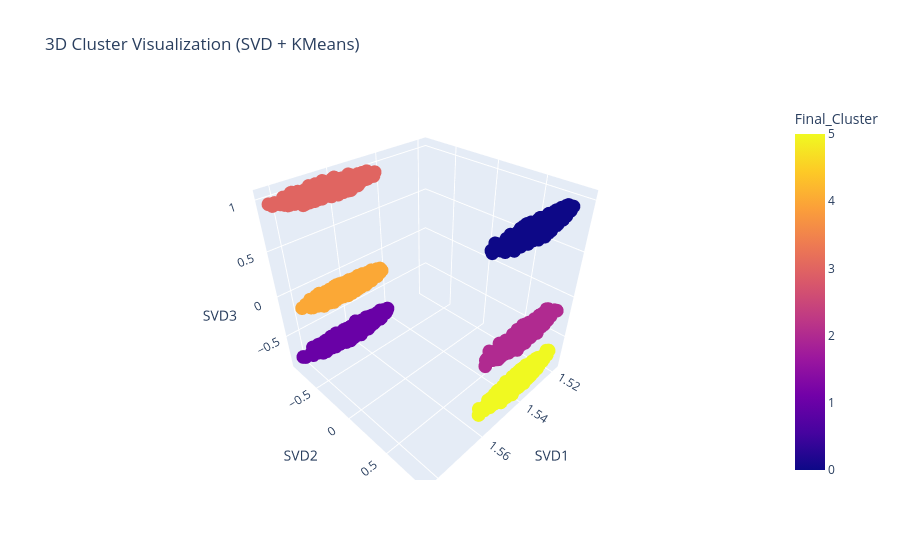

Here is the notebook cell this chart was saved with:
### Code cell
import plotly.express as px

fig = px.scatter_3d(
    df,
    x="SVD1",
    y="SVD2",
    z="SVD3",
    color="Final_Cluster",
    title="3D Cluster Visualization (SVD + KMeans)"
)

fig.show()

### Figure 1 — Plotly figure (JSON) as saved in the notebook; plotly's stock layout.template omitted (floating-point values rounded to 4 significant figures; data arrays with more than 128 entries replaced by an {"elided": "..."} marker saying what was removed)
{"data": [{"hovertemplate": "SVD1=%{x}<br>SVD2=%{y}<br>SVD3=%{z}<br>Final_Cluster=%{marker.color}<extra></extra>", "legendgroup": "", "marker": {"color": {"elided": "9000 int values"}, "coloraxis": "coloraxis", "symbol": "circle"}, "mode": "markers", "name": "", "scene": "scene", "showlegend": false, "type": "scatter3d", "x": {"elided": "9000 float values"}, "y": {"elided": "9000 float values"}, "z": {"elided": "9000 float values"}}], "layout": {"coloraxis": {"colorbar": {"title": {"text": "Final_Cluster"}}, "colorscale": [[0, "#0d0887"], [0.1111, "#46039f"], [0.2222, "#7201a8"], [0.3333, "#9c179e"], [0.4444, "#bd3786"], [0.5556, "#d8576b"], [0.6667, "#ed7953"], [0.7778, "#fb9f3a"], [0.8889, "#fdca26"], [1, "#f0f921"]]}, "legend": {"tracegroupgap": 0}, "scene": {"domain": {"x": [0, 1], "y": [0, 1]}, "xaxis": {"title": {"text": "SVD1"}}, "yaxis": {"title": {"text": "SVD2"}}, "zaxis": {"title": {"text": "SVD3"}}}, "title": {"text": "3D Cluster Visualization (SVD + KMeans)"}}}
